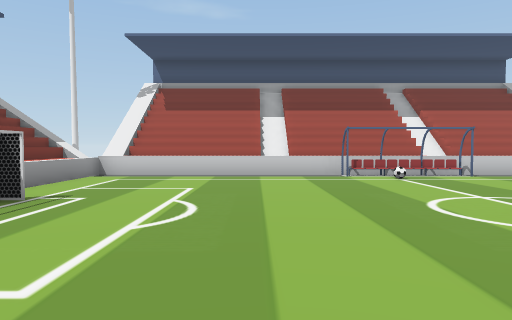
[1] (above)

13 first-person views from a walk through a scene from a Unity 3-D project. The camera is 1.3 m above the floor, tilts 2° down and sees 70° across. The floor is counted in squares, 1.8 m on a side. Each view is taken from the middle of a square. On the plan, view 1 faces up. The plan holds only what a view shows up to about 11 squares ahead; the rest is blank. The place goes on beyond the plan. The player is left out. Some animated figures are not drawn.

[2]
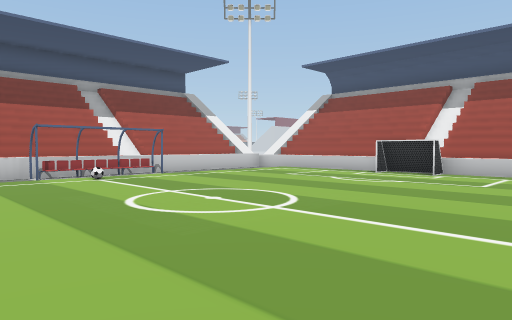

[3]
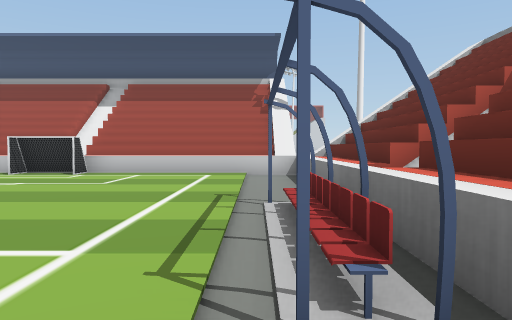

[4]
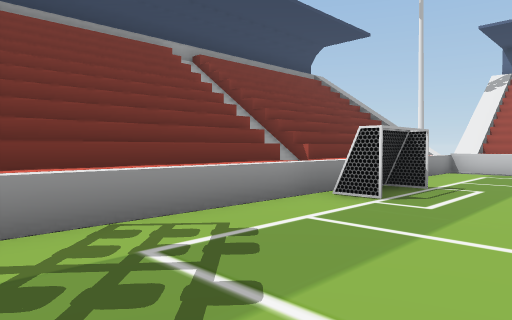

[5]
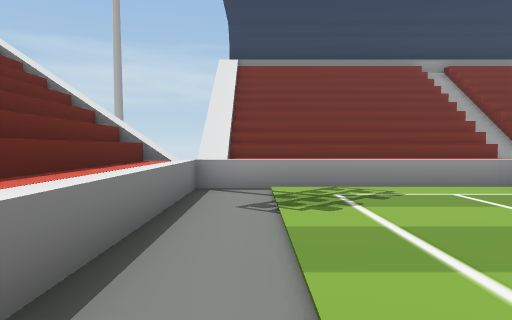

[6]
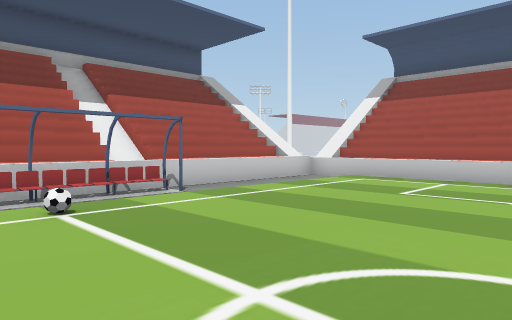

[7]
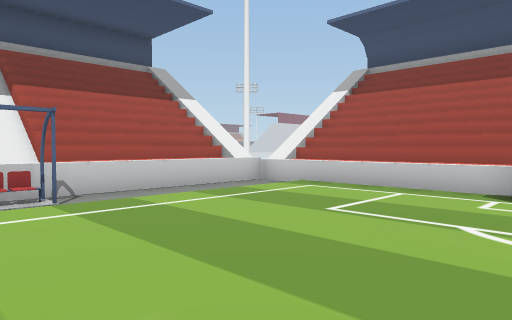

[8]
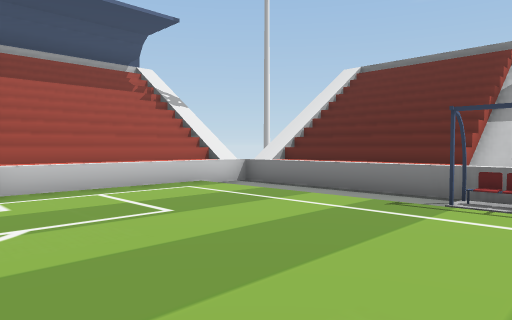

[9]
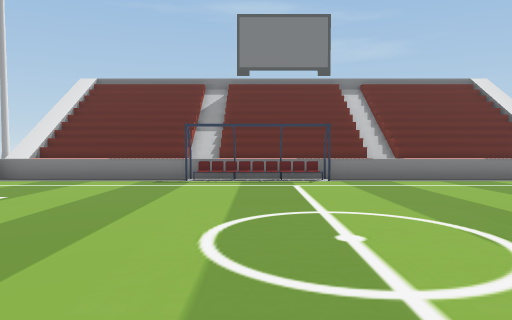

[10]
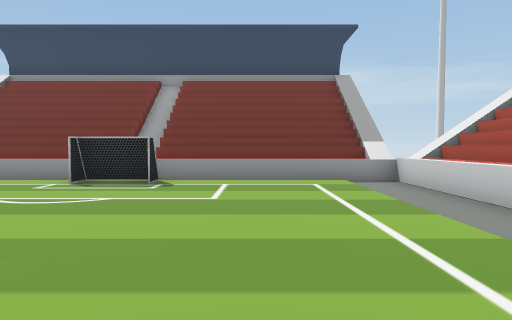

[11]
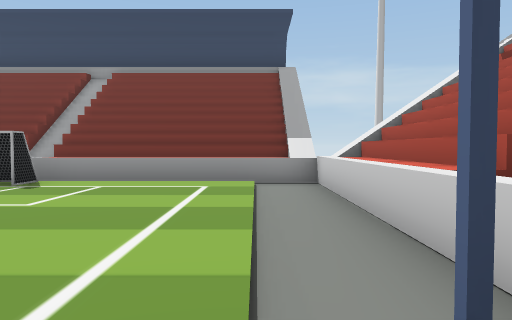

[12]
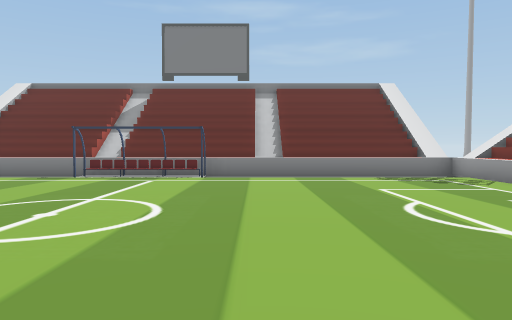

[13]
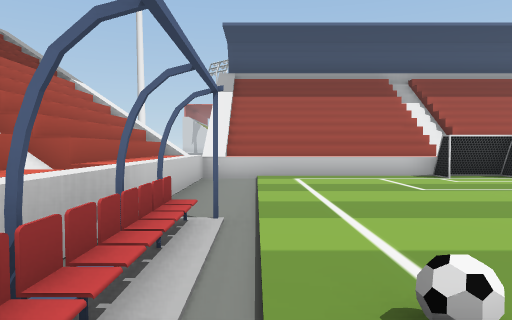

### Floor plan
Key: @ floor where view 1 was taken; # wall or solid block; . floor; ^ raised ledge; B bench; A ball.
Columns run from 6 left of view 1 to 12 right of it. Each row starts with its distance up from view 1.
 12            ##
 11   ^^^^^^^^^^^^^^#
 10 #^.......B^^.....^#
  9 #^...............^#
  8 #^.......A.......^#
  7 #^...............^#
  6 #^...............^#
  5 #^..............#^#
  4 #^.#............#^#
  3 #^...............^#
  2 #^...............^#
  1 #^...............^#
  0 #^....@..........^#
 -1 #^...............^#
 -2 #^^^^^^^^B^^^^^^^^#
 -3   #^^^^^^^^^^^^^#
 -4       #     #    ##

Where each view was taken, in squares from view 1:
view 1: 0 up, 0 right, facing up
view 2: 0 up, 0 right, facing up-right
view 3: 1 down, 1 right, facing right
view 4: 1 down, 1 left, facing up-left
view 5: 1 down, 2 right, facing left
view 6: 4 up, 2 right, facing up-right
view 7: 4 up, 4 right, facing up-right
view 8: 4 up, 4 right, facing down-right
view 9: 7 up, 4 right, facing down
view 10: 7 up, 4 right, facing left
view 11: 9 up, 3 right, facing left
view 12: 8 up, 1 right, facing down
view 13: 9 up, 2 right, facing right
